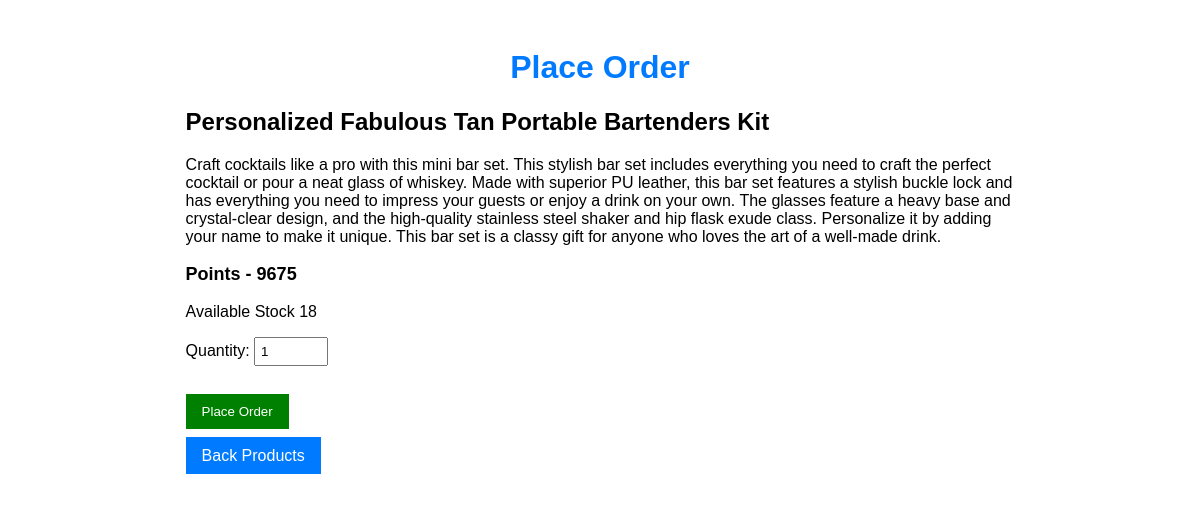
The page /products/6/ (signed in) on the database its author committed.
### product/models.py (models this page shows, shortened)
class Product(models.Model):
    name = models.CharField(max_length=200)
    sku = models.CharField(max_length=100, unique=True)
    brand = models.ForeignKey(Brand, on_delete=models.CASCADE)
    category = models.ForeignKey(Category, on_delete=models.CASCADE)
    subcategory = models.ForeignKey(SubCategory, on_delete=models.CASCADE)
    short_description = models.TextField(blank=True, null=True)
    description = models.TextField(blank=True, null=True)
    quantity = models.PositiveIntegerField()
    points = models.PositiveIntegerField()
    wallet = models.ForeignKey(
        Wallet,
        on_delete=models.SET_NULL,
        null=True,
        blank=True
    )
    is_active = models.BooleanField(default=True)
    created_at = models.DateTimeField(auto_now_add=True)
    updated_at = models.DateTimeField(auto_now_add=True)

### product/views.py (the view, shortened to what this page needs)
# urls.py: path('products/<int:product_id>/', views.product_detail, name="product_detail"),
@login_required(login_url='login')
def product_detail(request, product_id):
    product = get_object_or_404(
        Product,
        id=product_id,
        is_active=True
    )
    return render(request, "product/product_detail.html", {"product": product})

### product/templates/product/product_detail.html (shortened to what this page needs)
<!DOCTYPE html>
<html lang="en">
<head>
</head>
<body>
    <div class="container">
        <h1 style="color: #007bff; text-align: center;">Place Order</h1>
        <h2>{{ product.name }}</h2>
        <p>{{ product.description }}</p>
        <p class="price">
            Points - {{ product.points }}
        </p>
        <p>
            Available Stock {{ product.quantity }}
        </p>
        <form method="post">
            <label> Quantity:</label>
            <input type="number" name="quantity" value="1" class="qty-input" required>
            <br><br>
            <button type="submit" class="btn">
                Place Order
            </button>
        </form>
        <br>
        <a href="{% url 'product_list' %}" style="text-decoration: none; background-color: #007bff;" class="btn">Back Products</a>
    </div>
</body>
</html>

### product/templates/product/product_detail.html (style rules this page uses)
body { font-family: Arial; background: linear-gradient(rgba(233, 233, 233, 0.92)); }
.container { width: 70%; margin: auto; background: rgb(255, 255, 255); padding: 20px; border-radius: 8px; }
.price { font-size: 18px; font-weight: bold; }
.btn { padding: 10px 16px; background: green; color: white; border: none; cursor: pointer; margin-top: 10px; }
.qty-input { width: 60px; padding: 5px; }

### rows shown on the page
Product: name "Personalized Fabulous Tan Portable Bartenders Kit", description "Craft cocktails like a pro with this mini bar set. This stylish bar set includes everything you need to craft the perfect cocktail or pour a neat glass of whiskey. Made with superior PU leather, this bar set features a stylish buckle lock and has everything you need to impress your guests or enjoy a drink on your own. The glasses feature a heavy base and crystal-clear design, and the high-quality stainless steel shaker and hip flask exude class. Personalize it by adding your name to make it unique. This bar set is a classy gift for anyone who loves the art of a well-made drink.", points "9675", quantity "18"
